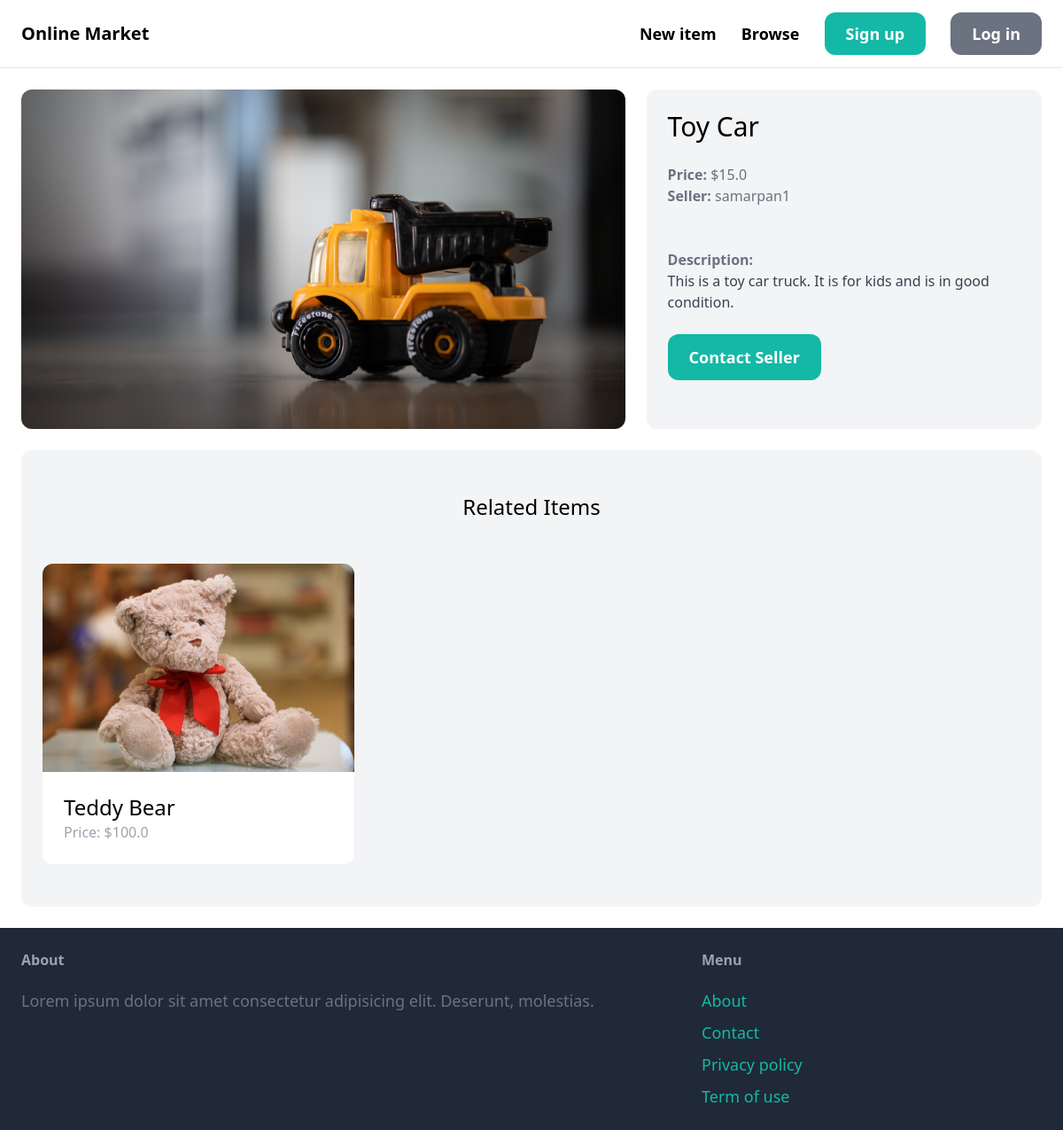
Screenshot of /items/3/ with the database file from the repository.
### item/models.py (models this page shows, shortened)
class Item(models.Model):
    category = models.ForeignKey(Category, related_name='items', on_delete=models.CASCADE)
    name = models.CharField(max_length=255)
    description = models.TextField(blank=True, null=True)
    price = models.FloatField()
    image = models.ImageField(upload_to='item_images',blank=True,null=True)
    is_sold = models.BooleanField(default=False)
    created_by = models.ForeignKey(User,related_name='items', on_delete=models.CASCADE)
    created_at = models.DateTimeField(auto_now_add=True)

### item/views.py (the view)
# urls.py: path('<int:pk>/', views.detail, name='detail')
def detail(request, pk):
    item = get_object_or_404(Item, pk=pk)    #this is an object
    related_items = Item.objects.filter(category=item.category, is_sold=False).exclude(pk=pk)[0:3]      #this is an object
    return render(request, 'item/detail.html', {
        'item1': item,
        'related_items': related_items
    })

### item/templates/item/detail.html (shortened to what this page needs)
{% extends 'core/base.html' %}
{% block content %}
<div class="grid grid-cols-5 gap-6">
    <div class="col-span-3">
        <img src="{{ item1.image.url }}" class="rounded-xl">
    </div>
    <div class="col-span-2 p-6 bg-gray-100 rounded-xl">
        <h1 class="mb-6 text-3xl">{{ item1.name }}</h1>
        <p class="text-gray-500"><strong>Price: </strong>${{ item1.price }}</p>
        <p class="text-gray-500"><strong>Seller: </strong>{{ item1.created_by.username }}</p><br><br>
        {% if item1.description %}
            <p class="text-gray-700"><strong class="text-gray-500">Description: </strong><br>{{ item1.description }}</p>
        {% endif %}
        <a href="#" class="inline-block mt-6 px-6 py-3 text-lg font-semibold bg-teal-500 rounded-xl text-white hover:bg-teal-700">Contact Seller</a>
    </div>
</div>
<div class="mt-6 px-6 py-12 bg-gray-100 rounded-xl">
    <h2 class="mb-12 text-2xl text-center">Related Items</h2>
    <div class="grid grid-cols-3 gap-6">
        {% for item in related_items %}
        <div>
            <a href="{% url 'item:detail' item.id %}">
                <div>
                    <img src="{{ item.image.url }}" alt="image" class="rounded-t-xl">
                </div>
                <div class="p-6 bg-white rounded-b-xl">
                    <h2 class="text-2xl">{{ item.name }}</h2>
                    <p class="text-gray-400">Price: ${{ item.price }}</p>
                </div>
            </a>
        </div>
        {% endfor %}
    </div>
</div>
{% endblock %}

### rows the page displays
Item: image (picture), name "Toy Car", price "15.0", created_by.username "samarpan1", description "This is a toy car truck. It is for kids and is in good condition."
Item: image (picture), name "Teddy Bear", price "100.0"
